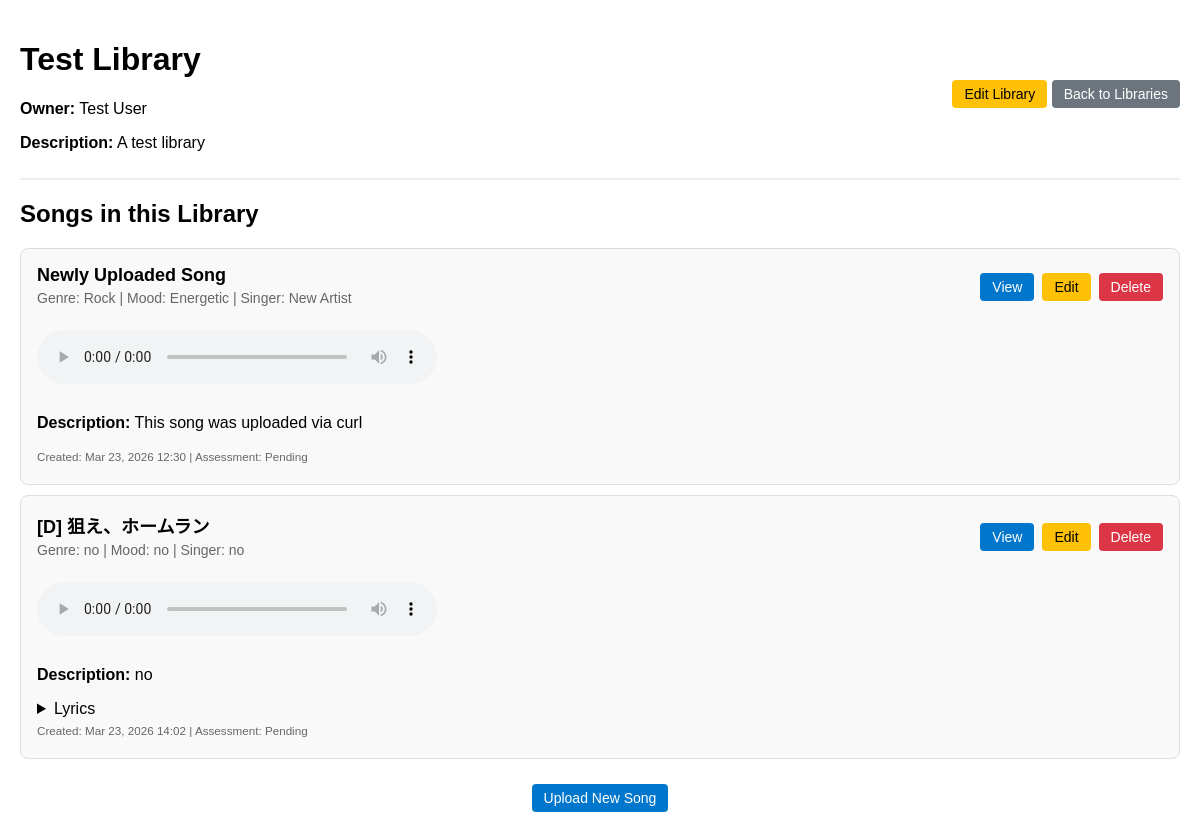
Screenshot of /libraries/1/ with the database file from the repository.
### api/models/library.py (models this page shows, shortened)
class Library(models.Model):
    name = models.CharField(max_length=255)
    owner = models.ForeignKey(User, on_delete=models.CASCADE, related_name='libraries')
    description = models.TextField(blank=True)
    created_at = models.DateTimeField(auto_now_add=True)

### api/models/user.py (models this page shows, shortened)
class User(models.Model):
    username = models.CharField(max_length=150, unique=True)
    email = models.EmailField(unique=True)
    display_name = models.CharField(max_length=150, blank=True)
    is_active = models.BooleanField(default=True)
    is_staff = models.BooleanField(default=False)
    created_at = models.DateTimeField(auto_now_add=True)

### api/models/song.py (models this page shows, shortened)
class Song(models.Model):
    title = models.CharField(max_length=255)
    file = models.FileField(upload_to='songs/', blank=True, null=True)
    lyrics = models.TextField(blank=True)
    genre = models.CharField(max_length=100, blank=True)
    mood = models.CharField(max_length=100, blank=True)
    based_singer = models.CharField(max_length=255, blank=True)
    description = models.TextField(blank=True)
    created_at = models.DateTimeField(auto_now_add=True)
    assessment = models.CharField(
        max_length=20,
        choices=Accessment.choices,
        default=Accessment.PENDING,
    )
    library = models.ForeignKey(
        Library,
        on_delete=models.CASCADE,
        related_name='songs',
        null=True,
        blank=True,
    )
    generation = models.ForeignKey(
        SongGeneration,
        on_delete=models.SET_NULL,
        related_name='songs',
        null=True,
        blank=True,
    )

### api/views.py (the view)
# urls.py: path('libraries/<int:pk>/', views.library_detail, name='library_detail'),
def library_detail(request, pk):
    try:
        library = Library.objects.get(pk=pk)
        songs = library.songs.all()
        return render(request, 'api/library_detail.html', {
            'library': library,
            'songs': songs
        })
    except Library.DoesNotExist:
        return render(request, 'api/library_list.html', {'error': 'Library not found.', 'libraries': Library.objects.all()})

### api/templates/api/library_detail.html (shortened to what this page needs)
<!DOCTYPE html>
<html lang="en">
  <head>
  </head>
  <body>
    <div class="header">
      <div>
        <h1>{{ library.name }}</h1>
        <p><strong>Owner:</strong> {{ library.owner.display_name|default:library.owner.username }}</p>
        {% if library.description %}
        <p><strong>Description:</strong> {{ library.description }}</p>
        {% endif %}
      </div>
      <div>
        <a href="{% url 'library_update' library.pk %}" class="btn btn-warning">Edit Library</a>
        <a href="{% url 'library_list' %}" class="btn btn-secondary">Back to Libraries</a>
      </div>
    </div>
    <h2>Songs in this Library</h2>
    {% for song in songs %}
    <div class="song-card">
      <div class="song-header">
        <div>
          <h3 class="song-title">{{ song.title }}</h3>
          <div class="song-meta">
            {% if song.genre %}<span>Genre: {{ song.genre }}</span> | {% endif %}
            {% if song.mood %}<span>Mood: {{ song.mood }}</span> | {% endif %}
            {% if song.based_singer %}<span>Singer: {{ song.based_singer }}</span>{% endif %}
          </div>
        </div>
        <div class="song-actions">
          <a href="{% url 'song_detail' song.pk %}" class="btn btn-primary">View</a>
          <a href="{% url 'song_update' song.pk %}" class="btn btn-warning">Edit</a>
          <a href="{% url 'song_delete' song.pk %}" class="btn btn-danger">Delete</a>
        </div>
      </div>
      {% if song.file %}
      <audio class="audio-player" controls>
        <source src="{{ song.file.url }}" type="audio/mpeg">
      </audio>
      {% endif %}
      {% if song.description %}
      <p><strong>Description:</strong> {{ song.description }}</p>
      {% endif %}
      {% if song.lyrics %}
      <details>
        <summary>Lyrics</summary>
      </details>
      {% endif %}
      <div class="song-meta">
        <small>Created: {{ song.created_at|date:"M d, Y H:i" }} | Assessment: {{ song.get_assessment_display }}</small>
      </div>
    </div>
    {% empty %}
    <div class="empty-state">
      <h3>No songs in this library yet</h3>
      <p><a href="{% url 'song_form' %}" class="btn btn-primary">Upload your first song</a></p>
    </div>
    {% endfor %}
    <div style="margin-top: 30px; text-align: center;">
      <a href="{% url 'song_form' %}?library_id={{ library.pk }}" class="btn btn-primary">Upload New Song</a>
    </div>
  </body>
</html>

### api/templates/api/library_detail.html (style rules this page uses)
body { font-family: Arial, sans-serif; padding: 20px; max-width: 1200px; margin: auto; }
.header { display: flex; justify-content: space-between; align-items: center; margin-bottom: 20px; border-bottom: 2px solid #eee; padding-bottom: 10px; }
.song-card { border: 1px solid #ddd; border-radius: 8px; padding: 16px; margin: 10px 0; background: #f9f9f9; }
.song-header { display: flex; justify-content: space-between; align-items: center; margin-bottom: 10px; }
.song-title { font-size: 18px; font-weight: bold; margin: 0; }
.song-meta { color: #666; font-size: 14px; margin: 4px 0; }
.song-actions { display: flex; gap: 8px; }
.btn { padding: 6px 12px; text-decoration: none; border-radius: 4px; font-size: 14px; }
.btn-primary { background: #0077cc; color: white; }
.btn-secondary { background: #6c757d; color: white; }
.btn-warning { background: #ffc107; color: black; }
.btn-danger { background: #dc3545; color: white; }
.audio-player { margin: 10px 0; width: 100%; max-width: 400px; }

### rows the page displays
Library: name "Test Library", owner.display_name "Test User", description "A test library"
Song: title "Newly Uploaded Song", genre "Rock", mood "Energetic", based_singer "New Artist", description "This song was uploaded via curl", created_at "Mar 23, 2026 12:30", assessment "Pending"
Song: title "[D] 狙え、ホームラン", genre "no", mood "no", based_singer "no", description "no", created_at "Mar 23, 2026 14:02", assessment "Pending"
